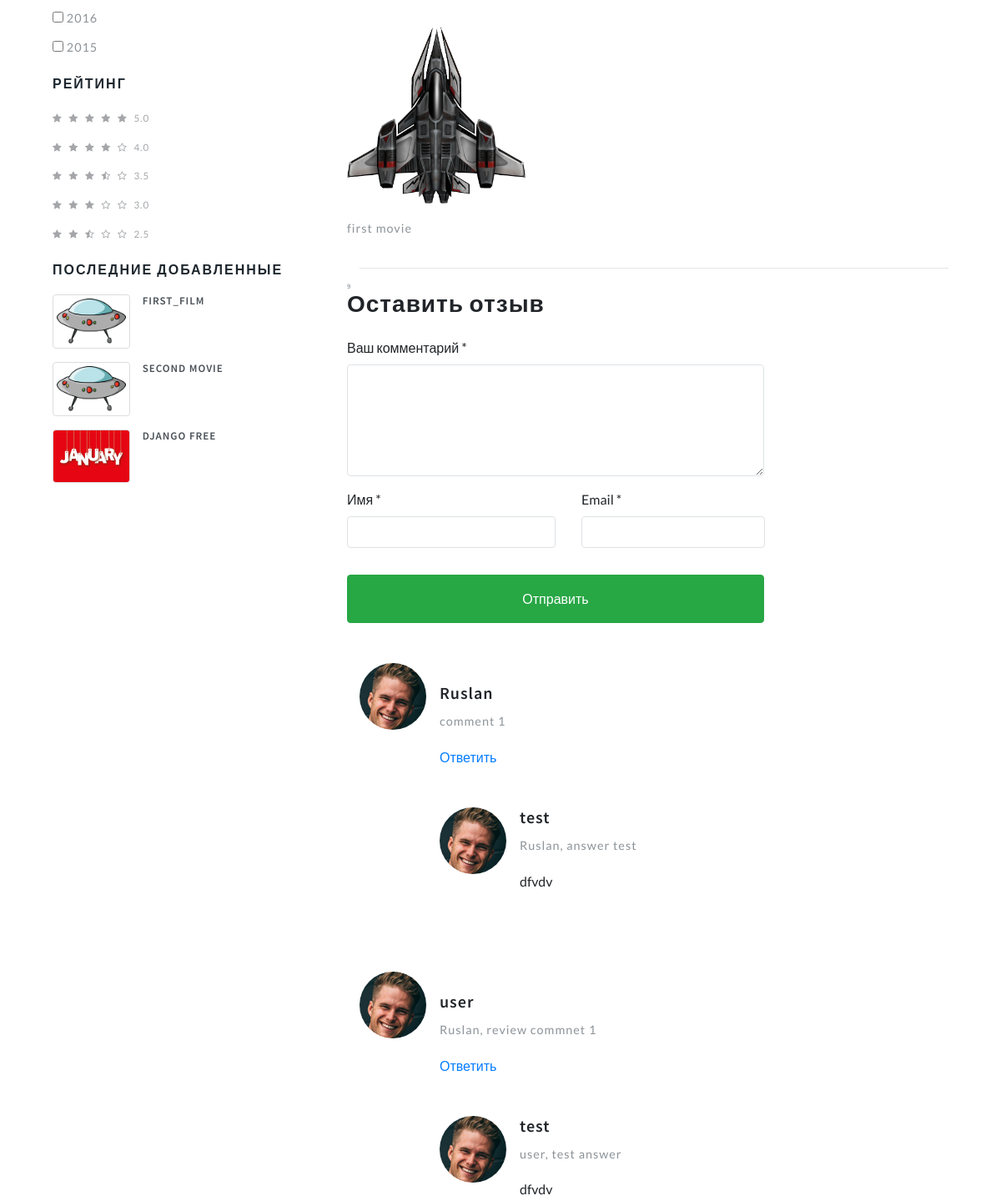
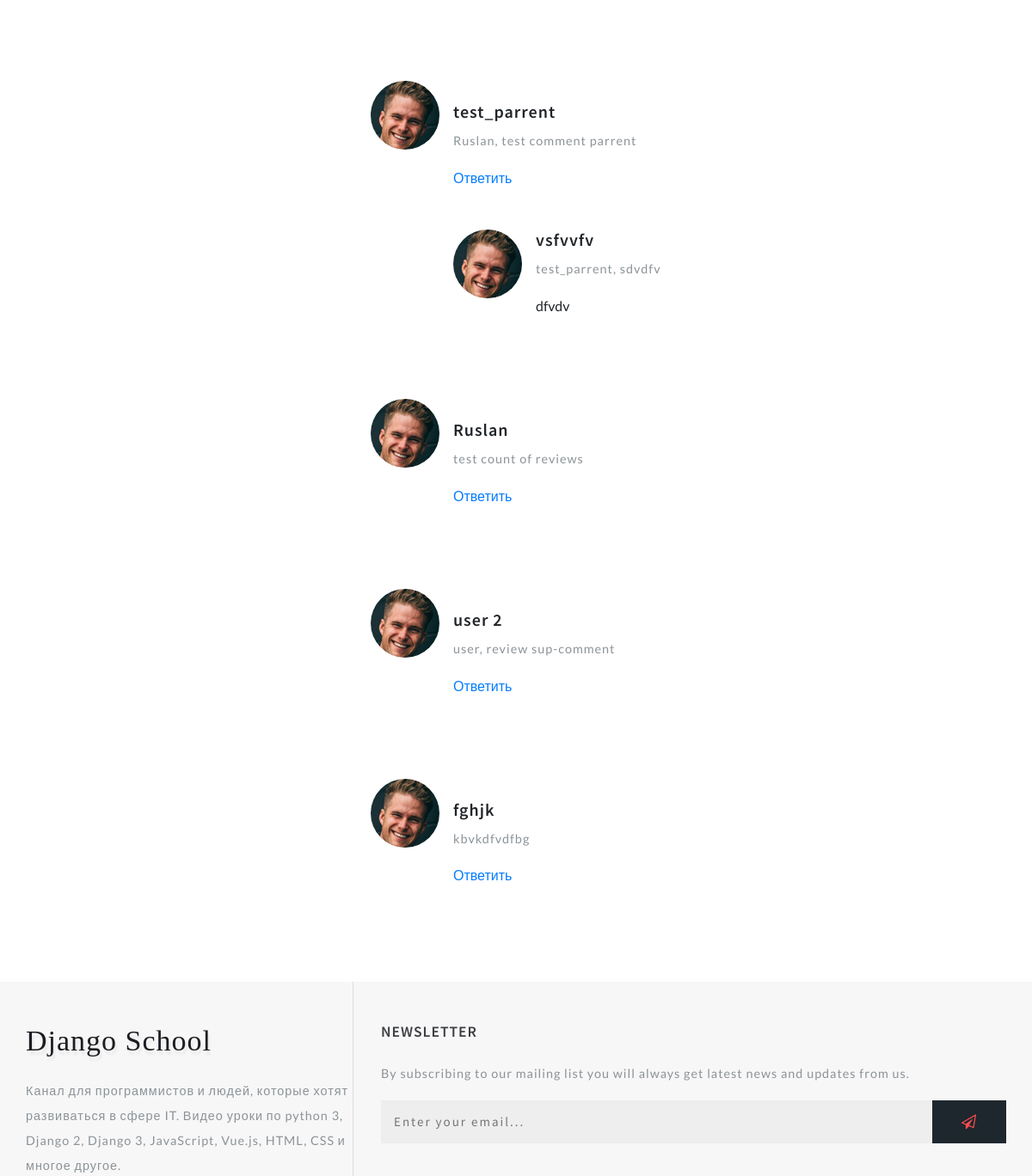
Page /first_movie/ (middle part) on the earlier database version (2 pictures, top to bottom).
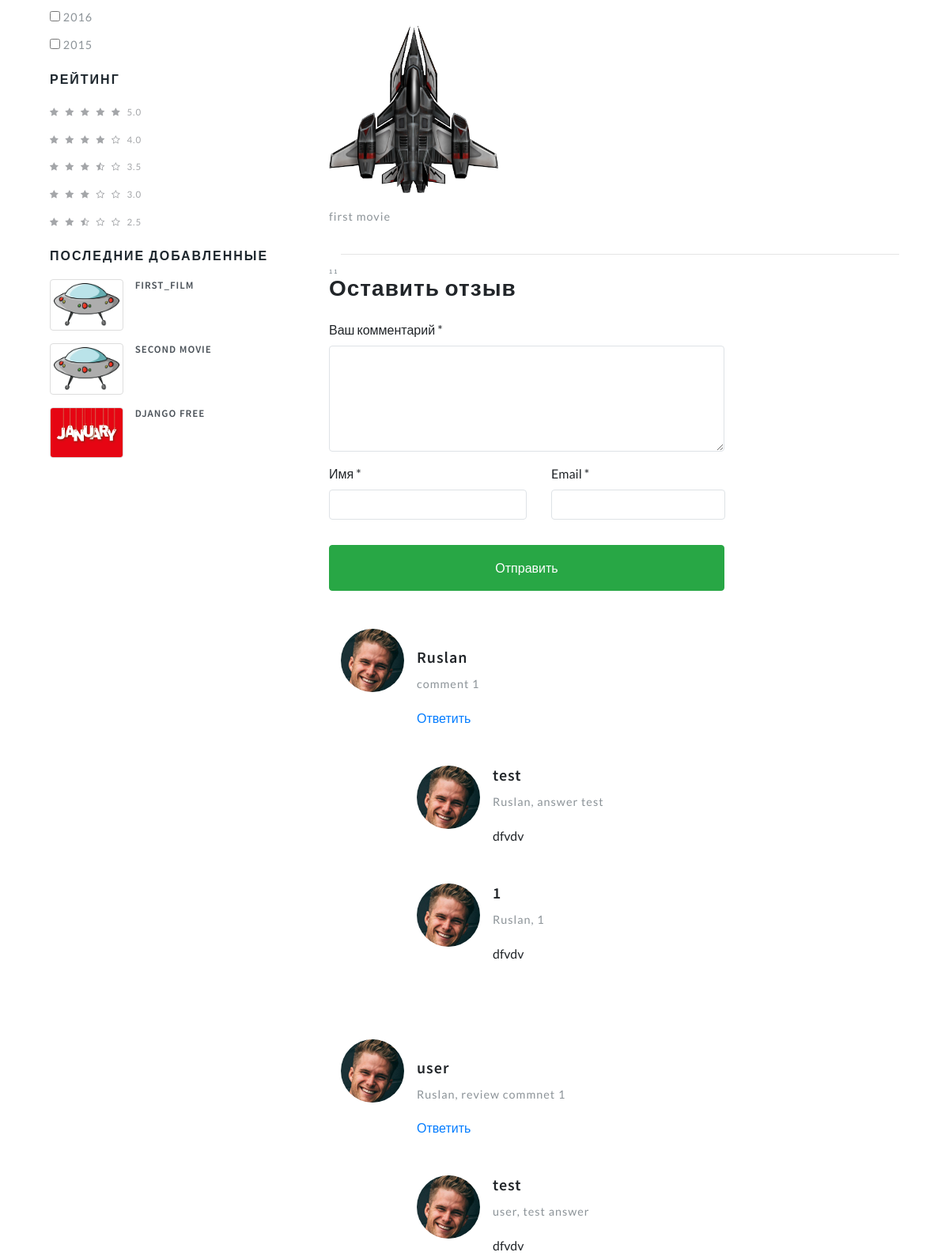
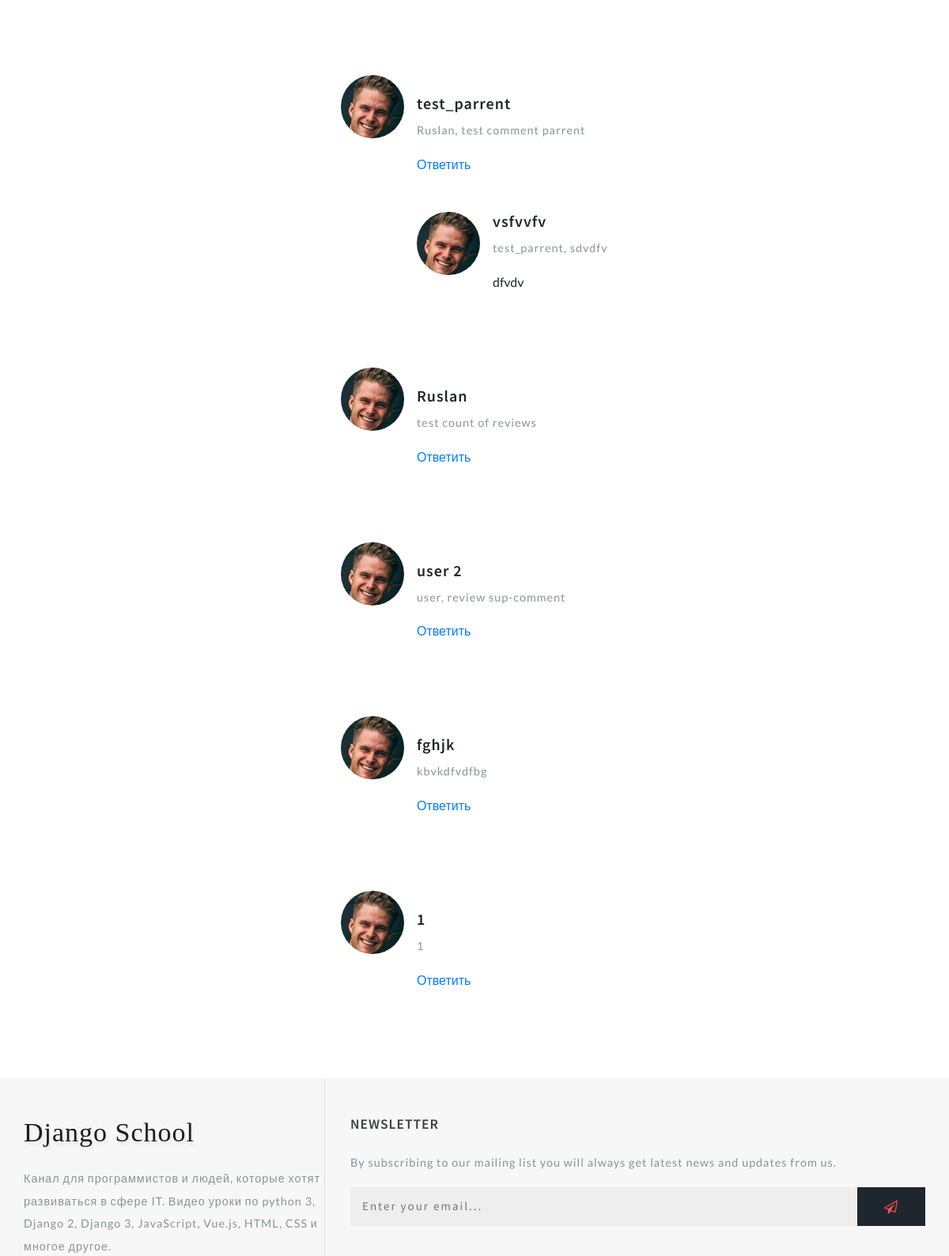
Same page on the later database version (2 pictures, top to bottom).
### movies_app/models.py (models this page shows, shortened)
class Movie(models.Model):
    title = models.CharField("Имя", max_length=100)
    tagline = models.CharField("Слоган", max_length=100, default="")
    description = models.TextField("Описание")
    poster = models.ImageField("Постер", upload_to="movies_app")
    year = models.PositiveSmallIntegerField("Год", default=2020)
    country = models.CharField("Страна", max_length=100)
    directors = models.ManyToManyField(Actor, verbose_name="режиссер", related_name="film_director")
    actors = models.ManyToManyField(Actor, verbose_name="актеры", related_name="film_actor")
    genres = models.ManyToManyField(Genre, verbose_name="жанры")
    world_premiere = models.DateField("Премьера в мире", default=date.today)
    budget = models.PositiveIntegerField("Бюджет", default=0, help_text="Указывать сумму в долларах")
    fees_in_usa = models.PositiveIntegerField("Сборы в США", default=0, help_text="Указывать сумму в долларах")
    fees_in_world = models.PositiveIntegerField("Сборы в мире", default=0, help_text="Указывать сумму в долларах")
    category = models.ForeignKey(Category, verbose_name="Категории", max_length=100, on_delete=models.SET_NULL, null=True)
    url = models.SlugField(max_length=160, unique=True)
    draft = models.BooleanField("Черновик", default=False)
    def get_absolute_url(self):
        return reverse('movie_detail', kwargs={'slug': self.url})
    def get_review(self):
        return self.reviews_set.filter(parent__isnull=True)
    class Meta:
        verbose_name = "Фильм"
        verbose_name_plural = "Фильмы"

class MovieShots(models.Model):
    title = models.CharField("Заголовок", max_length=100)
    description = models.TextField("Описание")
    image = models.ImageField("Изображение", upload_to="movie_shots/")
    movie = models.ForeignKey(Movie, verbose_name="Фильм", on_delete=models.CASCADE)
    class Meta:
        verbose_name = "Кадры из фильма"
        verbose_name_plural = "Кадры из фильма"

class Reviews(models.Model):
    email = models.EmailField()
    name = models.CharField("Имя", max_length=100)
    text = models.TextField("Сообщение", max_length=5000)
    parent = models.ForeignKey('self', verbose_name="Родитель", on_delete=models.SET_NULL, blank=True, null=True)
    movie = models.ForeignKey(Movie, verbose_name="Фильм", on_delete=models.CASCADE)
    class Meta:
        verbose_name = "Отзыв"
        verbose_name_plural = "Отзывы"

### movies_app/views.py (the view)
# urls.py: path("<slug:slug>/", views.MovieDetailView.as_view(), name="movie_detail"),
class MovieDetailView(DetailView):
    model = Movie
    slug_field = "url"

### movies_app/templates/movies_app/movie_detail.html (shortened to what this page needs)
{% extends 'movies_app/base.html' %}
{% load static %}
{% block container %}
<div class="container py-md-3">
    {% endblock container %}
    {% block sidebar %}
    <div class="side-bar col-lg-4">
        {% endblock sidebar %}
        {% block movie %}
        <div class="left-ads-display col-lg-8">
            <div class="row sub-para-w3layouts mt-5">
                <p>
                    {% for image in movie.movieshots_set.all %}
                    <img src="{{ image.image.url }}" class="img-movie-shots "
                         alt="{{ image.description }}">
                    {% endfor %}
                </p>
                <p class="editContent">
                    {{ movie.description|safe }}
                </p>
            </div>
            <hr>
            <div class="row">
                <div class="single-form-left">
                    <div class="contact-single">
                        <h3 class="editContent">
                            <span class="sub-tittle editContent">{{ movie.reviews_set.count }}</span>Оставить
                            отзыв</h3>
                        <form action="{% url 'add_review' movie.id %}" method="post" class="mt-4"
                              id="formReview">
                            <div class="form-group editContent">
                                <label for="contactcomment" class="editContent">
                                    Ваш комментарий *
                                </label>
                                <textarea class="form-control border" rows="5" name="text"
                                          id="contactcomment" required=""></textarea>
                            </div>
                            <div class="d-sm-flex">
                                <div class="col-sm-6 form-group p-0 editContent">
                                    <label for="contactusername" class="editContent">
                                        Имя *
                                    </label>
                                    <input type="text" class="form-control border" name="name"
                                           id="contactusername" required="">
                                </div>
                                <div class="col-sm-6 form-group ml-sm-3 editContent">
                                    <label for="contactemail" class="editContent">
                                        Email *
                                    </label>
                                    <input type="email" class="form-control border" name="email"
                                           id="contactemail" required="">
                                </div>
                            </div>
                            <button type="submit"
                                    class="mt-3 btn btn-success btn-block py-3">
                                Отправить
                            </button>
                        </form>
                    </div>
                </div>
            </div>
            {% for review in movie.get_review %}
            <div class="media py-5">
                <img src="{% static 'images/te2.jpg' %}" class="mr-3 img-fluid" alt="image">
                <div class="media-body mt-4">
                    <h5 class="mt-0 editContent">
                        {{ review.name }}
                    </h5>
                    <p class="mt-2 editContent">
                        {{ review.text }}
                    </p>
                    <a href="#formReview"
                       onclick="addReview('{{ review.name }}', '{{ review.id }}')">Ответить</a>
                    {% for rew in review.reviews_set.all %}
                    <div class="media mt-5 editContent">
                        <a class="pr-3" href="#">
                            <img src="{% static 'images/te2.jpg' %}" class="img-fluid "
                                 alt="image">
                        </a>
                        <div class="media-body">
                            <h5 class="mt-0 editContent">{{ rew.name }}</h5>
                            <p class="mt-2 editContent">{{ rew.text }}</p> dfvdv
                        </div>
                    </div>
                    {% endfor %}
                </div>
            </div>
            {% endfor %}
        </div>
    </div>
    {% endblock movie %}

### movies_app/templates/movies_app/base.html (shortened to what this page needs)
{% extends "base.html" %}
{% block content %}
    <section class="ab-info-main py-md-5 py-4 editContent" style="padding-left: 3rem; padding-right: 3rem;">
        {% block container %}{% endblock container %}
                <div class="row">
                    {% block sidebar %}{% endblock sidebar %}
                    {% include "include/sidebar.html" %}
                    </div>
                        {% block movie %}
                        {% endblock movie %}
                </div>
            </div>
{% endblock content %}

### movies_app/templates/base.html (shortened to what this page needs)
<!DOCTYPE html>
{% load static %}
<html lang="ru">
<head>
    <link rel="stylesheet" href="{% static 'movie_app/css/bootstrap.css' %}">
    <link rel="stylesheet" href="{% static 'movie_app/css/style.css' %}" type="text/css" media="all">
    <link href="{% static 'movie_app/css/font-awesome.css' %}" rel="stylesheet">
</head>
<body>
    <div id="page" class="page">
            {% block content %}
            {% endblock content %}
        {% include "include/footer.html" %}
</body>
</html>

### movies_app/templates/include/header.html (shortened to what this page needs)
{% load static %}
{% load movie_tag %}

### movies_app/templates/include/sidebar.html (shortened to what this page needs)
{% load static %}
{% load movie_tag %}
    <div class="left-side">
        <ul class="w3layouts-box-list">
            <li class="editContent" >
                <input type="checkbox" class="checked">
                <span class="span editContent" >2016</span>
            </li>
            <li class="editContent" >
                <input type="checkbox" class="checked">
                <span class="span editContent" >2015</span>
            </li>
        </ul>
    </div>
    <div class="customer-rev left-side my-4">
        <h3 class="sear-head editContent" >Рейтинг</h3>
        <ul class="w3layouts-box-list">
            <li>
                <a href="#">
                    <span class="fa fa-star" aria-hidden="true" ></span>
                    <span class="fa fa-star" aria-hidden="true" ></span>
                    <span class="fa fa-star" aria-hidden="true" ></span>
                    <span class="fa fa-star" aria-hidden="true" ></span>
                    <span class="fa fa-star" aria-hidden="true" ></span>
                    <span class="editContent" >5.0</span>
                </a>
            </li>
            <li>
                <a href="#">
                    <span class="fa fa-star" aria-hidden="true" ></span>
                    <span class="fa fa-star" aria-hidden="true" ></span>
                    <span class="fa fa-star" aria-hidden="true" ></span>
                    <span class="fa fa-star" aria-hidden="true" ></span>
                    <span class="fa fa-star-o" aria-hidden="true" ></span>
                    <span class="editContent" >4.0</span>
                </a>
            </li>
            <li>
                <a href="#">
                    <span class="fa fa-star" aria-hidden="true" ></span>
                    <span class="fa fa-star" aria-hidden="true" ></span>
                    <span class="fa fa-star" aria-hidden="true" ></span>
                    <span class="fa fa-star-half-o" aria-hidden="true" ></span>
                    <span class="fa fa-star-o" aria-hidden="true" ></span>
                    <span class="editContent" >3.5</span>
                </a>
            </li>
            <li>
                <a href="#">
                    <span class="fa fa-star" aria-hidden="true" ></span>
                    <span class="fa fa-star" aria-hidden="true" ></span>
                    <span class="fa fa-star" aria-hidden="true"></span>
                    <span class="fa fa-star-o" aria-hidden="true" ></span>
                    <span class="fa fa-star-o" aria-hidden="true" ></span>
                    <span class="editContent" >3.0</span>
                </a>
            </li>
            <li>
                <a href="#">
                    <span class="fa fa-star" aria-hidden="true"></span>
                    <span class="fa fa-star" aria-hidden="true" ></span>
                    <span class="fa fa-star-half-o" aria-hidden="true" ></span>
                    <span class="fa fa-star-o" aria-hidden="true" ></span>
                    <span class="fa fa-star-o" aria-hidden="true" ></span>
                    <span class="editContent" >2.5</span>
                </a>
            </li>
        </ul>
    </div>
    {% get_last_movies count=3 %}

### movies_app/templates/movies_app/tags/last_movie.html (shortened to what this page needs)
  <div class="deal-leftmk left-side">
        <h3 class="sear-head editContent">Последние добавленные</h3>
        {% for movie in last_movies %}
            <div class="special-sec1 row mt-3 editContent">
                <div class="img-deals col-md-4">
                    <img src="{{ movie.poster }}" class="img-fluid" alt="">
                </div>
                <div class="img-deal1 col-md-4">
                    <h3 class="editContent">{{ movie.title }}</h3>
                </div>
            </div>
        {% endfor %}
    </div>

### movies_app/templates/include/footer.html (shortened to what this page needs)
<footer class="editContent">
    <div class="container">
        <div class="row footer-top">
            <div class="col-lg-4 footer-grid_section_w3layouts">
                <h2 class="logo-2 mb-lg-4 mb-3">
                    <a href="index.html" class="editContent">
                        <span class="fa" aria-hidden="true" >
                            Django School
                        </span>
                    </a>
                </h2>
                <p class="editContent" >
                    Канал для программистов и людей, которые хотят развиваться в сфере IT.
                    Видео уроки по python 3, Django 2, Django 3, JavaScript, Vue.js, HTML, CSS
                    и многое другое.
                </p>
            </div>
            <div class="col-lg-8 footer-right">
                <div class="w3layouts-news-letter">
                    <h3 class="footer-title text-uppercase editContent mb-lg-4 mb-3" >Newsletter</h3>
                    <p class="editContent" >By subscribing to our mailing list you will always get latest news and updates from us.</p>
                    <form action="#" method="post" class="w3layouts-newsletter">
                        <input type="email" name="Email" class="editContent" placeholder="Enter your email..." required="" >
                        <button class="btn1 btn" ><span class="fa fa-paper-plane-o" aria-hidden="true" ></span></button>
                    </form>
                </div>
            </div>
        </div>
    </div>
</footer>

Differences in the rows shown:
computed for Movie "FIRST_FILM": reviews_set.count "9" → "11"
added Reviews: name "1", text "Ruslan, 1", shown under "Ruslan"
added Reviews: name "1", text "1", shown under "11Оставить отзыв"
